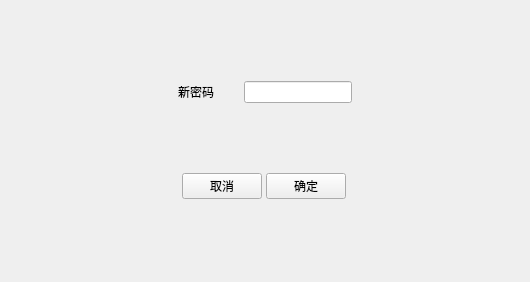
<?xml version="1.0" encoding="UTF-8"?>
<ui version="4.0">
 <class>changePasswdWidget</class>
 <widget class="QWidget" name="changePasswdWidget">
  <property name="geometry">
   <rect>
    <x>0</x>
    <y>0</y>
    <width>530</width>
    <height>282</height>
   </rect>
  </property>
  <property name="windowTitle">
   <string>密码修改</string>
  </property>
  <property name="styleSheet">
   <string notr="true">QPushButton:hover { color: red }</string>
  </property>
  <layout class="QHBoxLayout" name="horizontalLayout_4">
   <item>
    <layout class="QHBoxLayout" name="horizontalLayout_3">
     <item>
      <spacer name="horizontalSpacer">
       <property name="orientation">
        <enum>Qt::Horizontal</enum>
       </property>
       <property name="sizeHint" stdset="0">
        <size>
         <width>40</width>
         <height>20</height>
        </size>
       </property>
      </spacer>
     </item>
     <item>
      <layout class="QVBoxLayout" name="verticalLayout">
       <property name="spacing">
        <number>0</number>
       </property>
       <item>
        <layout class="QHBoxLayout" name="horizontalLayout">
         <property name="spacing">
          <number>30</number>
         </property>
         <item>
          <widget class="QLabel" name="label">
           <property name="text">
            <string>新密码</string>
           </property>
          </widget>
         </item>
         <item>
          <widget class="QLineEdit" name="passwdLine">
           <property name="sizePolicy">
            <sizepolicy hsizetype="Fixed" vsizetype="Fixed">
             <horstretch>0</horstretch>
             <verstretch>0</verstretch>
            </sizepolicy>
           </property>
          </widget>
         </item>
        </layout>
       </item>
       <item>
        <layout class="QHBoxLayout" name="horizontalLayout_2">
         <item>
          <widget class="QPushButton" name="cacelButton">
           <property name="sizePolicy">
            <sizepolicy hsizetype="Fixed" vsizetype="Fixed">
             <horstretch>0</horstretch>
             <verstretch>0</verstretch>
            </sizepolicy>
           </property>
           <property name="text">
            <string>取消</string>
           </property>
          </widget>
         </item>
         <item>
          <widget class="QPushButton" name="sureButton">
           <property name="sizePolicy">
            <sizepolicy hsizetype="Fixed" vsizetype="Fixed">
             <horstretch>0</horstretch>
             <verstretch>0</verstretch>
            </sizepolicy>
           </property>
           <property name="text">
            <string>确定</string>
           </property>
          </widget>
         </item>
        </layout>
       </item>
      </layout>
     </item>
     <item>
      <spacer name="horizontalSpacer_2">
       <property name="orientation">
        <enum>Qt::Horizontal</enum>
       </property>
       <property name="sizeHint" stdset="0">
        <size>
         <width>40</width>
         <height>20</height>
        </size>
       </property>
      </spacer>
     </item>
    </layout>
   </item>
  </layout>
 </widget>
 <resources/>
 <connections/>
</ui>
